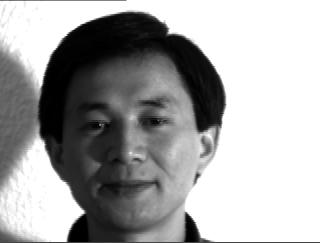
#> input picture data_augmented/subject06.rightlight_frame_1.jpg, 320 x 243 px, found by its file name
$ jupyter execute --allow-errors implementation.ipynb   (older library calls are emulated)
#> lines starting #> are read from the running program, lines starting #| are printed output that depends on the picture; after the words box and inside, x2 and y2 are one past the last pixel; in counts of white or black regions, pixels touching at a corner belong together
[cell 1]
import numpy as np
from scipy.ndimage import gaussian_filter, laplace, sobel
from scipy.spatial.distance import cosine
from sklearn.decomposition import PCA
import matplotlib.pyplot as plt
import cv2

[cell 2]
# [12 lines left out: functions gaussian_highpass, self_quotient_image, not called in this run]

def laplacian_of_gaussian(image, sigma=3.0):
    """Apply Laplacian-of-Gaussian filter to an image."""
    return laplace(gaussian_filter(image, sigma=sigma))

# [5 lines left out: function gradient_filters, not called in this run]

[cell 3]
def cosine_similarity(image1, image2):
    """Calculate the cosine similarity between two images."""
    return 1 - cosine(image1.flatten(), image2.flatten())

# [9 lines left out: function mutual_subspace_method, not called in this run]

[cell 4]
# [14 lines left out: function adaptive_similarity, not called in this run]

[cell 5]
import matplotlib.pyplot as plt
from matplotlib.colors import Normalize
from mpl_toolkits.mplot3d import Axes3D


# [79 lines left out: functions plot_joint_density, plot_joint_density_3d, not called in this run]

[cell 6]
from mpl_toolkits.mplot3d import Axes3D
import matplotlib.pyplot as plt
import numpy as np


# [36 lines left out: function plot_density_over_epochs, not called in this run]

[cell 7]
import numpy as np
from scipy.ndimage import gaussian_filter

# [107 lines left out: functions estimate_joint_probability, plot_density, not called in this run]

[cell 8]
import numpy as np

# [107 lines left out: functions match_faces, visualize_match_results, not called in this run]

[cell 9]
def load_image(filename):
    """Load an image from file."""
    return cv2.imread(filename, cv2.IMREAD_GRAYSCALE)
#> returned value is the input picture: shape (243, 320); min 0, max 255, mean 166.5

def preview_image(image):
    """Preview an image using matplotlib."""
    plt.imshow(image, cmap='gray')
    plt.axis('off')
    plt.show()

[cell 10]
import os
query_path = "data_new/subject06.rightlight_frame_1.jpg"
query_image = load_image(query_path)
print('Query image:')

image_idx = -1
directory = "data_new"
# Iterate through the images in the directory
#> (the rest of this cell did not finish here and is left out)

[cell 11]
# extract all file paths ending with jpg
import os
import glob
gallery_images = []
for file in glob.glob("data_new/*.jpg"):
    gallery_images.append(load_image(file))

# preview the first 3 gallery images
print(f"Loaded {len(gallery_images)} gallery images.")
# print('Gallery images:')
# for i in range(3):
#     preview_image(gallery_images[i])

[cell 12]
import numpy as np
from scipy.ndimage import gaussian_filter
import matplotlib.pyplot as plt

def estimate_joint_probability_persons(
    training_data, filter_function, similarity_function, alpha_grid_size, mu_grid_size, n_iter=500
):
    """
    Corrected implementation of joint probability density estimation.
    """
    alpha_grid = np.linspace(0, 1, alpha_grid_size)
    mu_grid = np.linspace(0, 1, mu_grid_size)
    density = np.zeros((alpha_grid_size, mu_grid_size))

    for _ in range(n_iter):
        # Step 2: Randomly select a query image
        query_idx = np.random.choice(len(training_data))
        query_image = training_data[query_idx]["image_data"]
        query_id = training_data[query_idx]["subject_id"]
        query_illumination = training_data[query_idx]["illumination"]

        # Compute similarities
        similarities_same_person = []
        similarities_other_persons = []

        for gallery_data in training_data:
            gallery_image = gallery_data["image_data"]
            gallery_id = gallery_data["subject_id"]
            gallery_illumination = gallery_data["illumination"]

            sim_raw = similarity_function(query_image, gallery_image)
            sim_filtered = similarity_function(
                filter_function(query_image), filter_function(gallery_image)
            )

            if gallery_id == query_id and gallery_illumination != query_illumination:
                similarities_same_person.append((sim_raw, sim_filtered))
            elif gallery_id != query_id:
                similarities_other_persons.append((sim_raw, sim_filtered))

        # Step 3: Compute confusion margin (μ)
        if len(similarities_same_person) >= 2:
            top_1_sim = max(sim[0] for sim in similarities_same_person)
            top_2_sim = max(sim[0] for sim in similarities_same_person if sim[0] != top_1_sim)
            mu = top_1_sim - top_2_sim
        else:
            mu = 0
        mu_idx = np.argmin(np.abs(mu_grid - mu))

        # Step 4: Iterate over α grid
        for alpha_idx, alpha in enumerate(alpha_grid):
            # Compute combined similarity scores for query
            similarity_query = [
                alpha * sim[0] + (1 - alpha) * sim[1] for sim in similarities_same_person
            ]
            similarity_other = [
                alpha * sim[0] + (1 - alpha) * sim[1] for sim in similarities_other_persons
            ]

            # Compute numerator and denominator for δ(kΔα)
            numerator = max(similarity_query) if similarity_query else 0
            denominator = max(similarity_other) if similarity_other else 1  # Avoid division by zero

            delta = numerator / denominator if denominator != 0 else 0

            # Update density
            density[alpha_idx, mu_idx] += delta

    # Step 7: Apply Gaussian smoothing
    smoothing_sigma = 0.05 * max(alpha_grid_size, mu_grid_size)
    density = gaussian_filter(density, sigma=smoothing_sigma)

    # Step 8: Normalize density to unit integral
    density /= np.sum(density)

    plot_density(alpha_grid, mu_grid, density, n_iter)
    return alpha_grid, mu_grid, density


# [14 lines left out: function plot_density, not called in this run]

[cell 13]
import os
import glob

# Function to extract subject ID from filename
def extract_subject_id(filename):
    basename = os.path.basename(filename)  # Get file name without directory
    return int(basename.split('_')[0].split('.')[0].replace("subject","")) if basename.find("_") else int(basename.split('.')[0].replace("subject","")) # Assuming the subject ID is before the first underscore

# [10 lines left out: function extract_subject_lighting, not called in this run]

# Initialize the dataset
dataset = []

# Iterate through the jpg files
for file in glob.glob("data_center/*.jpg"):
    basename = os.path.basename(file)

    # if basename in query_path:
    #     continue

    subject_id = extract_subject_id(file)
    lighting = extract_subject_lighting(file)
    image_data = load_image(file)  # Assuming load_image is defined elsewhere
    dataset.append({"subject_id": subject_id, "image_data": image_data,"illumination":lighting,"query_name":basename})

# Preview the first 3 entries in the dataset
print(f"Loaded {len(dataset)} entries into the dataset.")
for i in range(min(3, len(dataset))):
    print(f"Subject ID: {dataset[i]['subject_id']}")
    print(f"Illumination :{dataset[i]['illumination']}")
    preview_image(dataset[i]['image_data'])  # Assuming preview_image is defined elsewhere

[cell 14]
# Example usage with dummy data (to be replaced with actual images)
# query_image = np.random.rand(50, 50)  # Replace with actual image
# gallery_images = [np.random.rand(50, 50) for _ in range(10)]  # Replace with gallery images

ITERATIONS = 500

#> (the rest of this cell did not finish here and is left out)

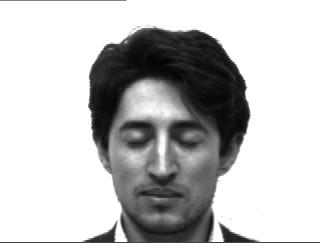
#> input picture subject03.sleepy_frame_1.jpg, 320 x 243 px
#> further down, query_image is the input picture: shape (243, 320); min 2, max 255, mean 191.9

[cell 15]
# [116 lines left out: function visualize_similarities, not called in this run]

#> (a cell that did not finish here is left out)

#> (a cell that did not finish here is left out)

[cell 18]
print('Query image:')
preview_image(query_image)
#> (the rest of this cell did not finish here and is left out)

[cell 19]
import face_recognition

# [19 lines left out: function get_best_match_using_face_recognition, not called in this run]

query_path = "./subject03.sleepy_frame_1.jpg"
#> (the rest of this cell did not finish here and is left out)

[cell 20]
def homomorphic_filter(image, sigma=1.0, alpha=0.5, beta=1.0):
#> called with sigma = 1, alpha = 0.5, beta = 1
    rows, cols = image.shape
#> rows = 243; cols = 320
    center_row, center_col = rows // 2, cols // 2
#> center_row = 121; center_col = 160

    img_log = np.log(np.float64(image), dtype=np.float64)
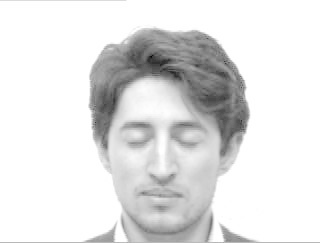
#> img_log: shape (243, 320) float64; min 0.693, max 5.54, mean 5; drawn with min black and max white
    img_fft = np.fft.fft2(img_log, axes=(0, 1))

    img_fft_shift = np.fft.fftshift(img_fft)

    # Create a Gaussian high-pass filter in the frequency domain (centered)
    rad = 13
    mask = np.zeros_like(image, dtype=np.float64)
    cy = mask.shape[0] // 2
#> cy = 121
    cx = mask.shape[1] // 2
#> cx = 160
    cv2.circle(mask, (cx, cy), rad, 1, -1)
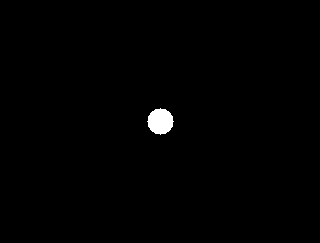
#> mask: shape (243, 320) float64; values 0 (black) and 1 (white), 0.68% white; 1 white region, box (x1, y1, x2, y2) and area: (147, 108, 174, 135) 529
    mask = 1 - mask

    # anti-aliasing
    mask = cv2.GaussianBlur(mask, (47, 47), 0)

    # Apply the mask to the image
    img_fft_filtered = np.multiply(img_fft_shift, mask)

    # Inverse FFT
    img_ifft_shift = np.fft.ifftshift(img_fft_filtered)

    img_ifft = np.fft.ifft2(img_ifft_shift, axes=(0, 1))

    img_filtered = np.exp(np.abs(img_ifft), dtype=np.float64)
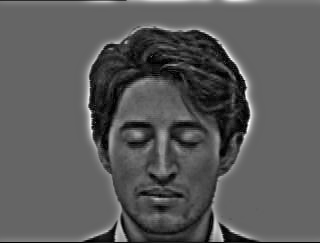
#> img_filtered: shape (243, 320) float64; min 1, max 6.66, mean 3.01; drawn with min black and max white

    img_homomorphic = cv2.normalize(img_filtered, None, alpha=0, beta=255, norm_type=cv2.NORM_MINMAX, dtype=cv2.CV_8U)

    return img_homomorphic

def edge_map(image):
    grad_x, grad_y = gradient_filters(image)
    return np.sqrt(grad_x ** 2 + grad_y ** 2)

def gradient_filters(image):
    grad_x = cv2.Sobel(image, cv2.CV_64F, 1, 0, ksize=3)
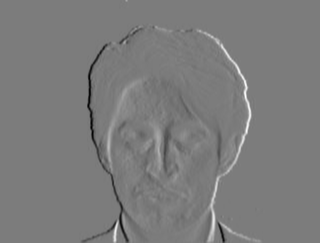
#> grad_x: shape (243, 320) float64; min -764, max 807, mean 0; drawn with min black and max white
    grad_y = cv2.Sobel(image, cv2.CV_64F, 0, 1, ksize=3)
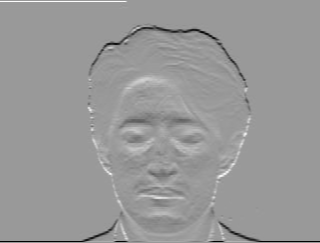
#> grad_y: shape (243, 320) float64; min -757, max 499, mean -3.8; drawn with min black and max white
#> in edge_map, `return np.sqrt(grad_x ** 2 + grad_y ** 2)`:
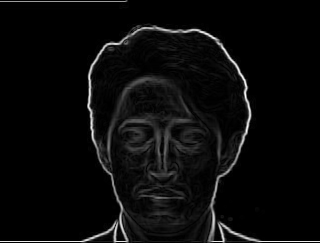
#> returned value: shape (243, 320) float64; min 0, max 808.5, mean 34; drawn with min black and max white
    return grad_x, grad_y

def laplace(image):
    return cv2.Laplacian(image, cv2.CV_64F)
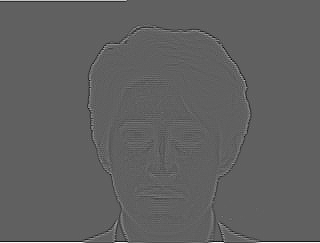
#> returned value: shape (243, 320) float64; min -243, max 396, mean 0.6; drawn with min black and max white

def cannys_edge_detector(image, low_threshold=50, high_threshold=150):
#> called with low_threshold = 50, high_threshold = 150
    return cv2.Canny(image, low_threshold, high_threshold)
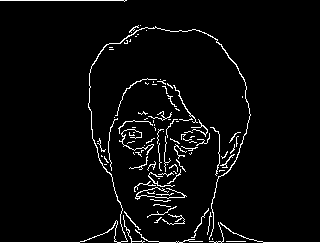
#> returned value: shape (243, 320); 4% white in thin lines or dots

# Load the query image
query_image = cv2.imread(query_path, cv2.IMREAD_GRAYSCALE)
preview_image(query_image)
preview_image(homomorphic_filter(query_image))
preview_image(edge_map(query_image))
preview_image(laplace(query_image))
preview_image(cannys_edge_detector(query_image))
